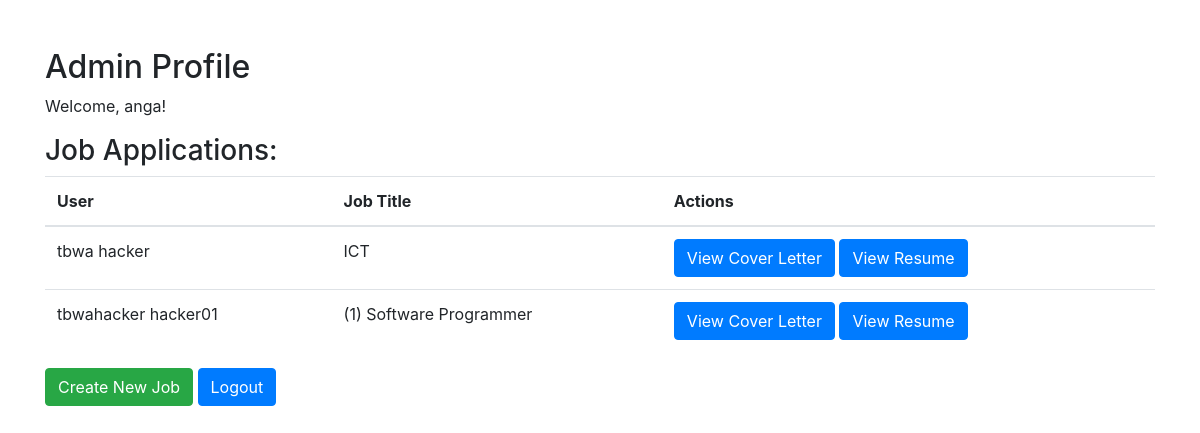
/profile/ (signed in), run on the app's committed database.
### job_portal/models.py (models this page shows)
class JobApplication(models.Model):
    user = models.OneToOneField(User, on_delete=models.CASCADE, blank=True, null=True)
    job = models.ForeignKey(Job, on_delete=models.CASCADE)
    candidate_name = models.CharField(max_length=100, blank=True, null=True)
    resume = models.FileField(upload_to='resumes/')
    cover_letter = models.FileField(upload_to='cover_letters/')

class Job(models.Model):
    title = models.CharField(max_length=100)
    description = models.TextField()
    requirements = models.TextField()
    location = models.CharField(max_length=100)

### job_portal/views.py (the view)
# urls.py: path('profile/' , views.profile, name='profile'),
@login_required
def profile(request):
    user = request.user
    if user.is_superuser:  # Check if user is admin
        job_applications = JobApplication.objects.all()
        return render(request, 'job_portal/admin_profile.html', {'job_applications': job_applications})
    else:
        return render(request, 'job_portal/profile.html', {'user': user})

### templates/job_portal/admin_profile.html (shortened to what this page needs)
<!DOCTYPE html>
<html lang="en">
<head>
    <link rel="stylesheet" href="https://stackpath.bootstrapcdn.com/bootstrap/4.5.2/css/bootstrap.min.css">
</head>
<body>
    <div class="container mt-5">
        <h2>Admin Profile</h2>
        <p>Welcome, {{ user.username }}!</p>
        <h3>Job Applications:</h3>
        <table class="table">
            <thead>
                <tr>
                    <th>User</th>
                    <th>Job Title</th>
                    <th>Actions</th>
                </tr>
            </thead>
            <tbody>
                {% for application in job_applications %}
                <tr>
                    <td>{{ application.user.first_name }} {{ application.user.last_name }}</td>
                    <td>{{ application.job.title }}</td>
                    <td>
                        <a href="{{ application.resume.url }}" class="btn btn-primary" target="_blank">View Cover Letter</a>
                        <a href="{{ application.resume.url }}" class="btn btn-primary" target="_blank">View Resume</a>
                    </td>
                </tr>
                {% endfor %}
            </tbody>
        </table>
        <a href="{% url 'create_job' %}" class="btn btn-success">Create New Job</a>
        <a href="{% url 'logout' %}" class="btn btn-primary">Logout</a>
    </div>
</body>
</html>

### data on the page
JobApplication: user.first_name "tbwa", user.last_name "hacker", job "ICT"
JobApplication: user.first_name "tbwahacker", user.last_name "hacker01", job "(1) Software Programmer"

### other printed values
{{ user.username }} "anga"
